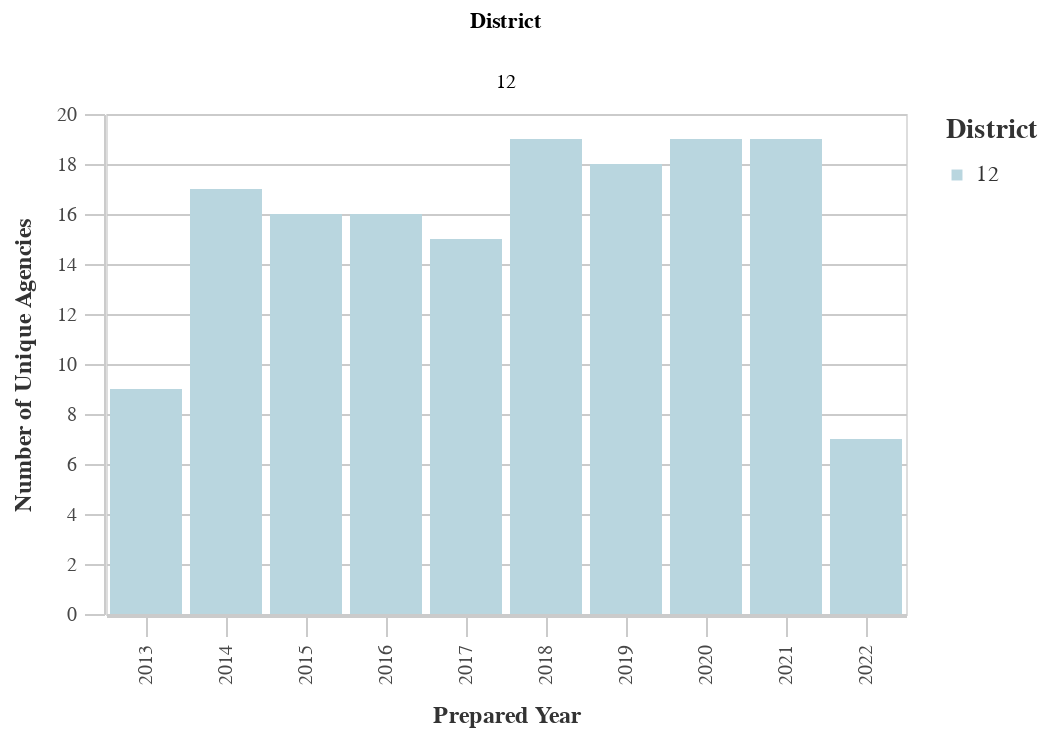

Source (notebook cell):
### Code cell
#Unique Prefixes by Dist
dist_years_prefix = ((
        df
        >> group_by(_.prepared_y, _.dist)
        >> summarize(n=_.prefix.nunique())
        >> arrange(-_.prepared_y)
    ).rename(columns={'dist':'District', 'n':'Count'}))

chart11 = (alt.Chart(dist_years_prefix).mark_bar().encode(
        column='District:N',
        x=alt.X('prepared_y:O', title='Prepared Year'),
        y=alt.Y('Count:Q', title='Number of Unique Agencies'),
        color = alt.Color("District:N", 
                              scale=alt.Scale(
                                  range=altair_utils.CALITP_SEQUENTIAL_COLORS),  
                               legend=alt.Legend(title="District")
                              )
                              ))
chart11 = styleguide.preset_chart_config(chart11)
chart11 = _dla_utils_reports.add_tooltip(chart11, 'prepared_y','Count')
    
display(HTML("<h4><strong>Number of Unique Prefix Codes by District</strong></h4>"))
display(chart11)

### Figure 1 — Vega-Lite specification as saved in the notebook (floating-point values rounded to 4 significant figures)
{"config": {"view": {"continuousWidth": 400, "continuousHeight": 300}, "axis": {"domainColor": "#cbcbcb", "grid": true, "gridColor": "#cbcbcb", "gridWidth": 1, "labelColor": "#474747", "labelFont": "Nunito Sans", "labelFontSize": 10, "labelPadding": 4, "tickColor": "#cbcbcb", "tickSize": 10, "titleColor": "#333", "titleFont": "Raleway", "titleFontSize": 12, "titlePadding": 10}, "axisBand": {"grid": false}, "background": "white", "font": "Raleway", "header": {"labelFont": "Nunito Sans", "titleFont": "Raleway"}, "legend": {"labelColor": "#333", "labelFont": "Nunito Sans", "labelFontSize": 11, "labelLimit": 0, "padding": 1, "symbolSize": 30, "symbolType": "square", "titleColor": "#333", "titleFont": "Raleway", "titleFontSize": 14, "titlePadding": 10}, "title": {"anchor": "middle", "font": "Raleway", "fontSize": 18, "fontWeight": 300, "offset": 20}}, "data": {"name": "data-374e31a909d72f200e85d0c0d1120c57"}, "mark": "bar", "encoding": {"color": {"field": "District", "legend": {"title": "District"}, "scale": {"range": ["#B9D6DF", "#8CBCCB", "#2EA8CE", "#136C97", "#0B405B"]}, "type": "nominal"}, "column": {"field": "District", "type": "nominal"}, "tooltip": [{"field": "prepared_y", "type": "quantitative"}, {"field": "Count", "type": "quantitative"}], "x": {"field": "prepared_y", "title": "Prepared Year", "type": "ordinal"}, "y": {"field": "Count", "title": "Number of Unique Agencies", "type": "quantitative"}}, "height": 250, "width": 400, "$schema": "https://vega.github.io/schema/vega-lite/v4.17.0.json", "datasets": {"data-374e31a909d72f200e85d0c0d1120c57": [{"prepared_y": 2022.0, "District": 12, "Count": 7}, {"prepared_y": 2021.0, "District": 12, "Count": 19}, {"prepared_y": 2020.0, "District": 12, "Count": 19}, {"prepared_y": 2019.0, "District": 12, "Count": 18}, {"prepared_y": 2018.0, "District": 12, "Count": 19}, {"prepared_y": 2017.0, "District": 12, "Count": 15}, {"prepared_y": 2016.0, "District": 12, "Count": 16}, {"prepared_y": 2015.0, "District": 12, "Count": 16}, {"prepared_y": 2014.0, "District": 12, "Count": 17}, {"prepared_y": 2013.0, "District": 12, "Count": 9}]}}
